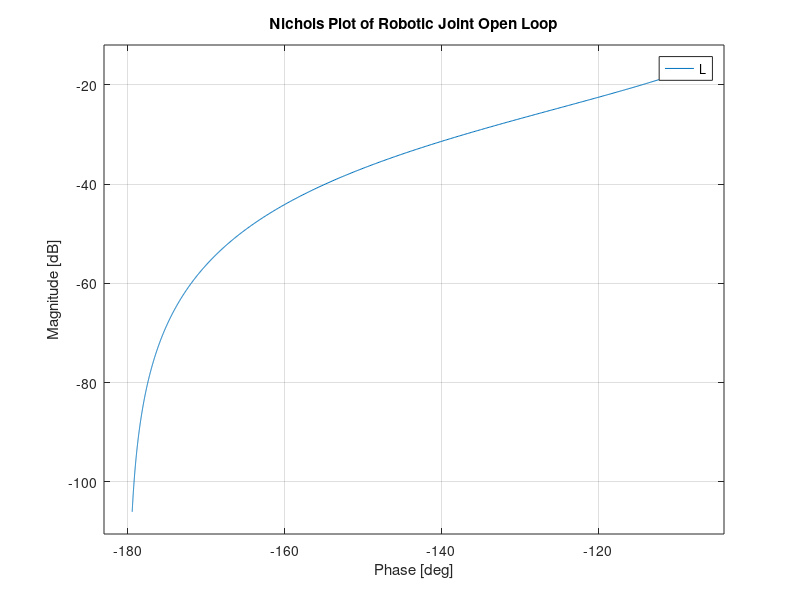
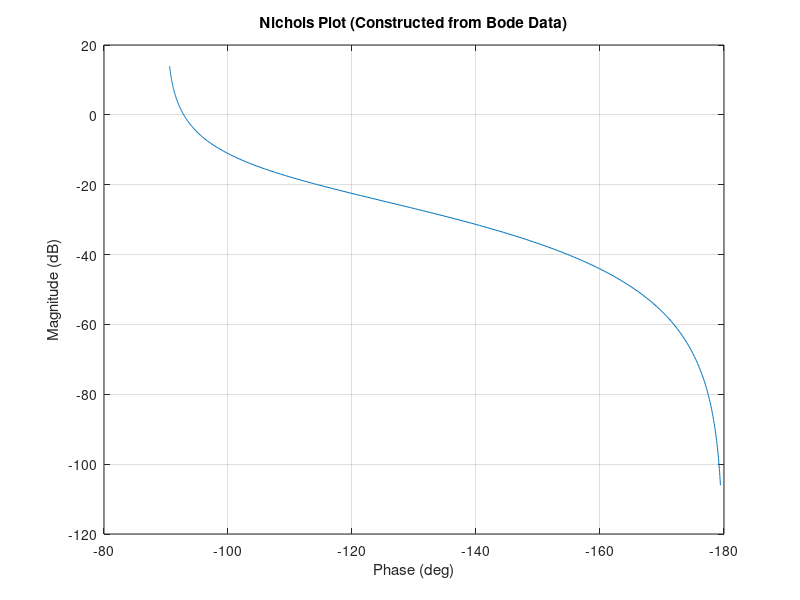

These charts were generated, in order, by the following MATLAB code:
% Parameters
J  = 0.01;
b  = 0.1;
Kt = 0.01;
Kp = 5.0;

s = tf('s');
G = Kt / (J * s^2 + b * s);  % plant
C = Kp;                      % proportional controller
L = C * G;                   % open-loop transfer function

% Simple Nichols plot using Control System Toolbox
figure;
nichols(L);
grid on;
title('Nichols Plot of Robotic Joint Open Loop');

% Manual Nichols construction from Bode data
w = logspace(-1, 3, 400);
[mag, phase] = bode(L, w);   % mag, phase: 3D arrays

mag = squeeze(mag);
phase = squeeze(phase);

magDb = 20 * log10(mag);
phaseDeg = phase;            % already in degrees

figure;
plot(phaseDeg, magDb);
xlabel('Phase (deg)');
ylabel('Magnitude (dB)');
title('Nichols Plot (Constructed from Bode Data)');
grid on;
set(gca, 'XDir', 'reverse'); % conventional Nichols orientation
